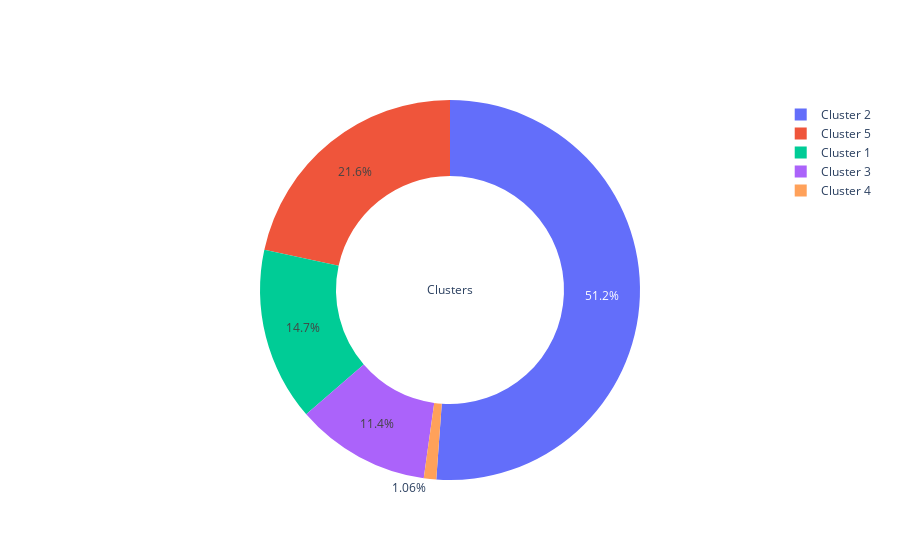

Notebook code cell kept with this figure:
### Code cell
# visual func definitions

from sklearn.cluster import KMeans
from sklearn.metrics import silhouette_score
from sklearn.mixture import GaussianMixture
import plotly.express as px
from sklearn.decomposition import PCA
from yellowbrick.cluster import KElbowVisualizer
import plotly.graph_objects as go


'''
Уменьшение размерности
'''

variance_ratio = {}
for i in range(3, 13):
    pca = PCA(n_components=i)
    pca.fit(scaled_X)
    variance_ratio[f'n_{i}'] = pca.explained_variance_ratio_.sum()
variance_ratio


plt.figure(figsize = (12, 5))
plt.plot([key for key in variance_ratio.keys()], [val for val in variance_ratio.values()])
plt.axhline(0.7, color = 'red', ls = '--', lw = 1)
plt.axhline(0.9, color = 'red', ls = '--', lw = 1.5)
plt.title("Variance Ratio")
plt.show()

#видим, что 8 признаков объясняют 70% дисперсии, а 90% - 15 признаков

pca = PCA(n_components=8)
pca.fit(scaled_X)
print(pca.explained_variance_ratio_)
print(pca.explained_variance_)
X_PCA = pca.transform(scaled_X)
X_PCA.shape

'''
Поиск числа кластеров
'''

km = KMeans()
elbow = KElbowVisualizer(estimator = km, k = 10)
elbow.fit(X_PCA)
elbow.show()
#Лучший K по методу локтя равен 4, попробуем метод силуэта.

elbow = KElbowVisualizer(estimator = km, k = 10, metric='silhouette')
elbow.fit(X_PCA)
elbow.show()
#Обычно рекомендуется выбирать номер K со вторым по величине показателем силуэта, поэтому оптимальное число кластеров K = 5

range_n_clusters = list(range(3, 15))
for n_clusters in range_n_clusters:
    clusterer = KMeans(n_clusters=n_clusters, random_state=10)
    preds = clusterer.fit_predict(X_PCA)
    centers = clusterer.cluster_centers_

    score = silhouette_score(X_PCA, preds)
    print("Для числа кластеров равное {}, оценка силуэта = {})".format(n_clusters, score))

# изобразим графически полученный результат
kmeans = KMeans(n_clusters= 5)
label = kmeans.fit_predict(X_PCA)
u_labels = np.unique(label)
for i in u_labels:
    plt.scatter(X_PCA[label == i , 0] , X_PCA[label == i , 1] , label = i)
plt.legend()
plt.show()

'''
Подтвердили, что оптимальное число кластеров - 5
'''

kmeans = KMeans(n_clusters=5, random_state=10)
predictions = kmeans.fit_predict(X_PCA)
df["Clusters"] = predictions + 1


labels = ["Cluster 1", "Cluster 2", "Cluster 3", "Cluster 4", "Cluster 5" ]
cluster0_num = df[df["Clusters"]==1].shape[0]
cluster1_num = df[df["Clusters"]==2].shape[0]
cluster2_num = df[df["Clusters"]==3].shape[0]
cluster3_num = df[df["Clusters"]==4].shape[0]
cluster4_num = df[df["Clusters"]==5].shape[0]
values = [cluster0_num, cluster1_num, cluster2_num, cluster3_num, cluster4_num]
fig = go.Figure(data=[go.Pie(labels=labels, values=values, hole=0.6, title="Clusters")])
fig.show()

### Figure 1 — Plotly figure (JSON) as saved in the notebook; plotly's stock layout.template omitted (floating-point values rounded to 4 significant figures)
{"data": [{"hole": 0.6, "labels": ["Cluster 1", "Cluster 2", "Cluster 3", "Cluster 4", "Cluster 5"], "title": {"text": "Clusters"}, "values": [237, 822, 184, 17, 347], "type": "pie"}], "layout": {}}
